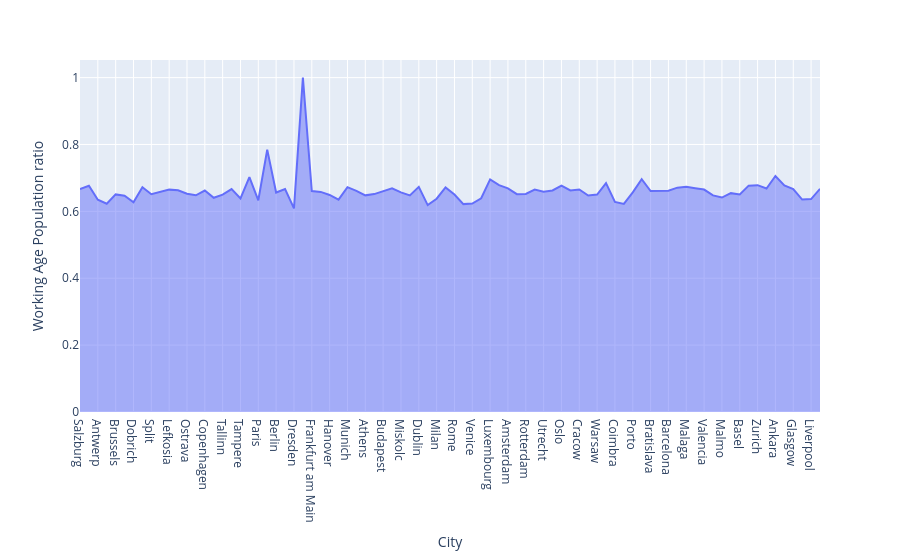

Notebook source saved alongside this figure:
### Code cell
data_copy['Working Age Population ratio'] = data_copy['Working Age Population'] / data_copy['Population']
fig = px.area(data_frame=data_copy, x='City', y='Working Age Population ratio')
fig.show()

### Figure 1 — Plotly figure (JSON) as saved in the notebook; plotly's stock layout.template omitted (floating-point values rounded to 4 significant figures)
{"data": [{"fillpattern": {"shape": ""}, "hovertemplate": "City=%{x}<br>Working Age Population ratio=%{y}<extra></extra>", "legendgroup": "", "line": {"color": "#636efa"}, "marker": {"symbol": "circle"}, "mode": "lines", "name": "", "orientation": "v", "showlegend": false, "stackgroup": "1", "type": "scatter", "x": ["Salzburg", "Vienna", "Antwerp", "Bruges", "Brussels", "Gent", "Dobrich", "Sofia", "Split", "Zagreb", "Lefkosia", "Lemesos", "Ostrava", "Prague", "Copenhagen", "Odense", "Tallinn", "Helsinki", "Tampere", "Lyon", "Paris", "Toulouse", "Berlin", "Cologne", "Dresden", "Dusseldorf", "Frankfurt am Main", "Hamburg", "Hanover", "Leipzig", "Munich", "Stuttgart", "Athens", "Thessaloniki", "Budapest", "Debrecen", "Miskolc", "Cork", "Dublin", "Florence", "Milan", "Naples", "Rome", "Turin", "Venice", "Riga", "Luxembourg", "Malta", "Amsterdam", "Eindhoven", "Rotterdam", "The Hague", "Utrecht", "Bergen", "Oslo", "Stavanger", "Cracow", "Lodz", "Warsaw", "Braga", "Coimbra", "Lisbon", "Porto", "Giroc", "Bratislava", "Ljubljana", "Barcelona", "Madrid", "Malaga", "Seville", "Valencia", "Gothenburg", "Malmo", "Stockholm", "Basel", "Geneva", "Zurich", "Adana", "Ankara", "Edinburgh", "Glasgow", "Leeds", "Liverpool", "London"], "xaxis": "x", "y": [0.6671, 0.6767, 0.6347, 0.6229, 0.6508, 0.647, 0.6274, 0.6719, 0.6513, 0.6577, 0.665, 0.6632, 0.6526, 0.648, 0.6624, 0.6406, 0.6498, 0.6667, 0.6388, 0.7025, 0.6332, 0.7845, 0.6563, 0.6668, 0.6091, 1.0, 0.6609, 0.6582, 0.649, 0.6349, 0.6724, 0.6614, 0.6479, 0.6516, 0.6607, 0.6692, 0.6569, 0.6477, 0.6733, 0.6187, 0.6378, 0.6718, 0.6502, 0.6216, 0.6235, 0.6392, 0.6955, 0.6782, 0.6686, 0.6514, 0.6522, 0.6652, 0.659, 0.6625, 0.6772, 0.6627, 0.6653, 0.6474, 0.6501, 0.6847, 0.6284, 0.6222, 0.6568, 0.6962, 0.6608, 0.6617, 0.6616, 0.6709, 0.6738, 0.6693, 0.6652, 0.6477, 0.6413, 0.6545, 0.6508, 0.6769, 0.6783, 0.6684, 0.7056, 0.6776, 0.6665, 0.6353, 0.6366, 0.6675], "yaxis": "y"}], "layout": {"legend": {"tracegroupgap": 0}, "margin": {"t": 60}, "xaxis": {"anchor": "y", "domain": [0, 1], "title": {"text": "City"}}, "yaxis": {"anchor": "x", "domain": [0, 1], "title": {"text": "Working Age Population ratio"}}}}
